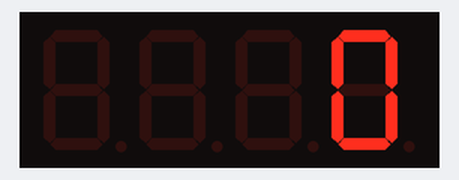
The sketch below on a simulated Arduino Uno, built with avr-gcc and run on an emulated ATmega328P. Parts: 4-digit seven-segment display.

Above: at 0.13 s.
At 0.57 s:
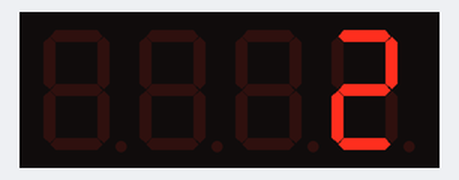
At 1.01 s:
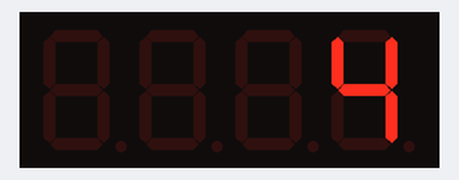
At 1.45 s:
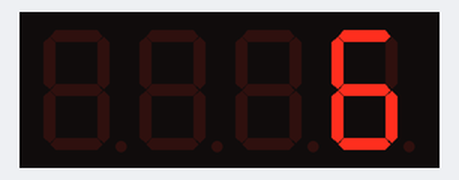
At 2.1 s:
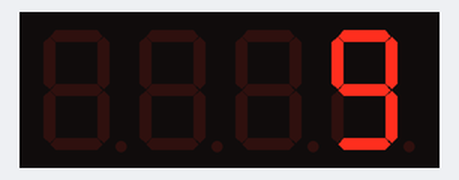

The sketch:

Latihan_8_9_10.ino
```cpp
#include <Arduino.h>
#include <TM1637Display.h> // libary external yang digunakan

#define CLK 2 // pin CLK
#define DIO 3 // pin DIO

TM1637Display display(CLK, DIO);  // untuk mendefinisikan function display dengan libary yang digunakan

int i;

void setup() {
  display.setBrightness(7);  // mengatur tingkat kecerahan (nilai : 0-7)
}

void loop() {
  for (i = 0; i < 10; i++)  // menghitung 0-9
  {
    display.showNumberDec(i);
    delay(200);
  }

  for (i = 0; i < 10000; i++)  // menghitung 0-9999
  {
    display.showNumberDec(i);
    delay(0.05);
  }
  for (i = 9999; i > -1; i--)  //menghitung 9999-0
  {
    display.showNumberDec(i);
    delay(0.05);
  }
}
```
